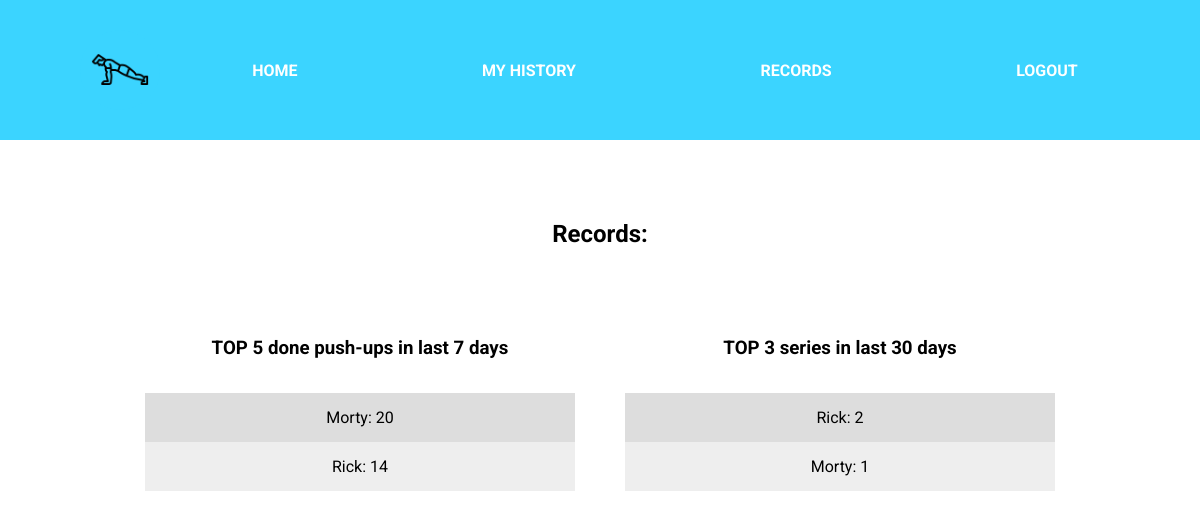
The page /records/ (signed in) on the database its author committed.
### pushapp/models.py (models this page shows, shortened)
class Person(models.Model):
    user = models.OneToOneField(
        User,
        on_delete=models.CASCADE,
        primary_key=True,
    )
    age = IntegerRangeField(min_value=1)

### pushapp/views.py (the view)
# urls.py: path('records/', views.records, name='records'),
def records(request):
    last_week = datetime.now(tz=timezone.utc) - timedelta(days=7)
    TOP5Last7Days = (PushUps.objects
                    .filter(date__gt=last_week)
                    .extra(select={'day': 'date(date)'})
                    .values('user')
                    .annotate(sum=Sum('numOfPushUps')).order_by('-sum'))[:5]
    last_month = datetime.now(tz=timezone.utc) - timedelta(days=30)
    TOP3Last30Days = (PushUps.objects
                    .filter(date__gt=last_month)
                    .extra(select={'day': 'date(date)'})
                    .values('user')
                    .annotate(count=Count('user')).order_by('-count'))[:3]
    for elem in TOP5Last7Days:
        elem['user'] = Person.objects.get(user_id=elem['user'])
    for elem in TOP3Last30Days:
        elem['user'] = Person.objects.get(user_id=elem['user'])
    context = {
        'TOP5Last7Days': TOP5Last7Days, # Top5 users who have the most repeats in last week
        'TOP3Last30Days': TOP3Last30Days  # Top3 users who have the most treinigs in last month
    }
    return render(request, "./records.html", context)

### pushapp/templates/records.html
{% extends "base.html" %}
{% block records %}
<div class="records_panel">
    <h2>Records:</h2>
    <div>
        <div>
            <h3>TOP 5 done push-ups in last 7 days</h3>
            <ol>
                {% for instace in TOP5Last7Days %}
                <li>{{instace.user.user}}: {{instace.sum}}</li>
                {% endfor %}
            </ol>
        </div>
        <div>
            <h3>TOP 3 series in last 30 days</h3>
            <ol>
                {% for instace in TOP3Last30Days %}
                <li>{{instace.user.user}}: {{instace.count}}</li>
                {% endfor %}
            </ol>
        </div>
    </div>
</div>
{% endblock %}

### pushapp/static/styles.css (style rules this page uses)
body { margin: 0; padding: 0; box-sizing: border-box; font-family: 'Roboto', sans-serif; }
main .records_panel { display: flex; flex-direction: column; position: absolute; top: 25%; width: 80%; }
main .records_panel h2 { text-align: center; }
main .records_panel div { display: flex; }
main .records_panel div div h3 { text-align: center; }
main .records_panel div div { padding: 50px 25px; display: flex; flex-direction: column; width: 50%; }
main .records_panel ol { list-style-type: none; padding: 0; width: 100%; }
main .records_panel ol li { padding: 15px 20px; background-color: #ddd; text-align: center; }
main .records_panel ol li:nth-child(even) { background-color: #eee; }

### rows shown on the page
Person: user.user "Morty", sum "20", count "1"
Person: user.user "Rick", sum "14", count "2"
